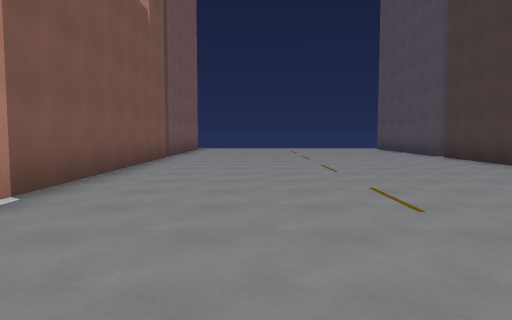
View 1 (above)

16 first-person views from a walk through a level from a Godot 3-D game. The camera is 1.4 m above the floor, tilts 4° down and sees 70° across. The floor is counted in squares, 2 m on a side. Each view is taken from the middle of a square. On the plan, view 1 faces up. The plan holds only what a view shows up to about 11 squares ahead; the rest is blank.

View 2
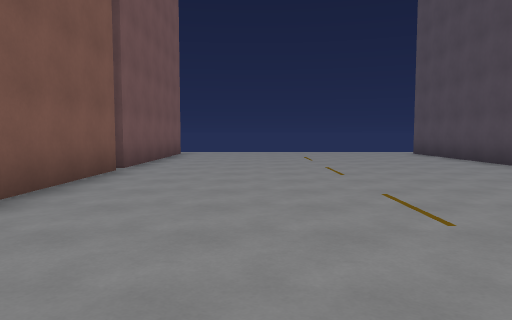

View 3
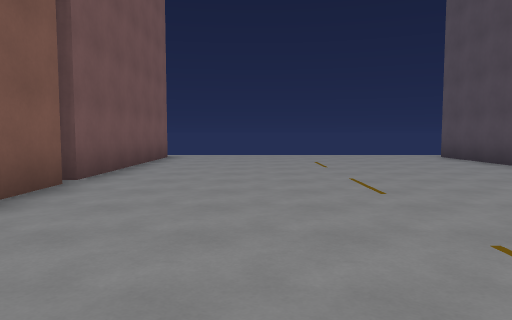

View 4
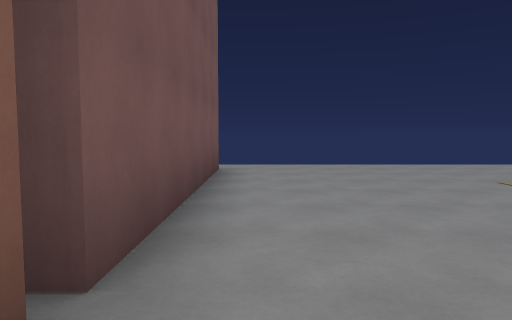

View 5
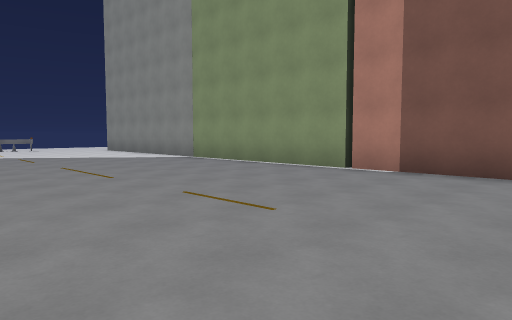

View 6
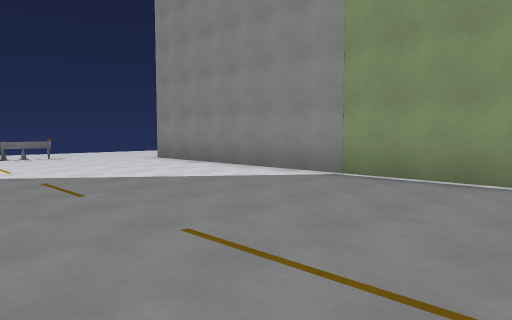

View 7
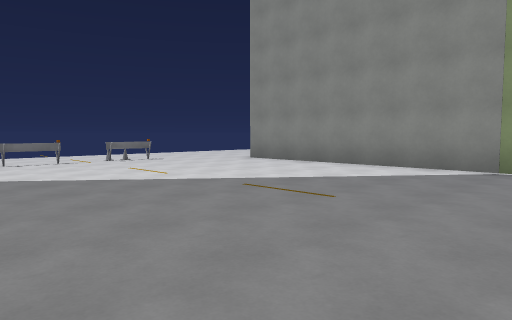

View 8
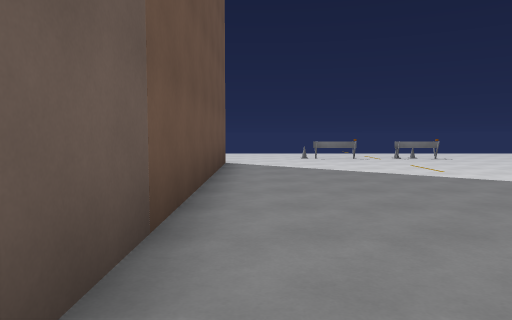

View 9
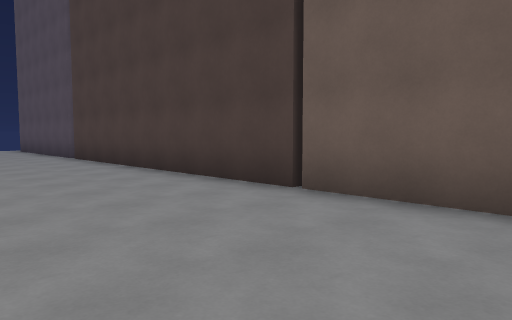

View 10
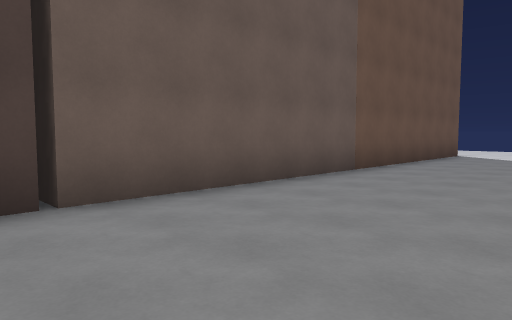

View 11
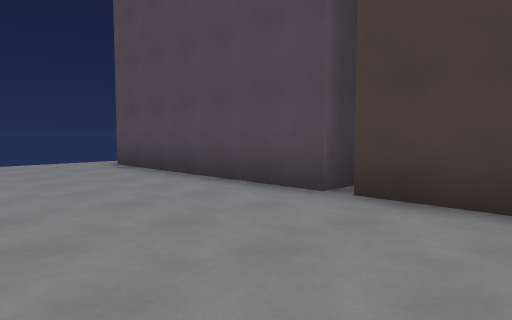

View 12
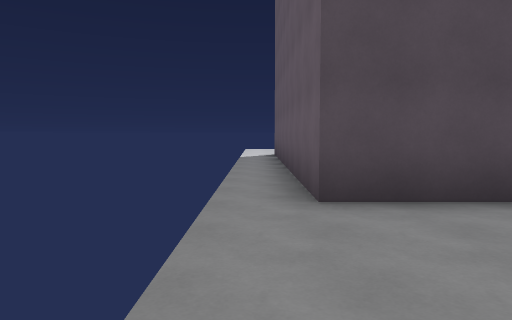

View 13
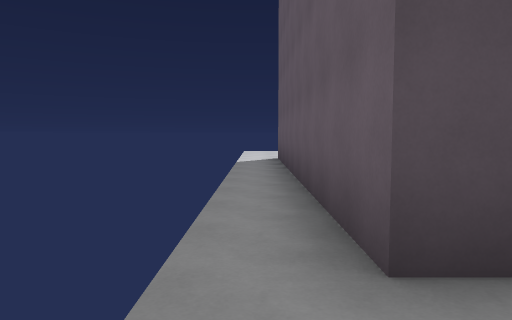

View 14
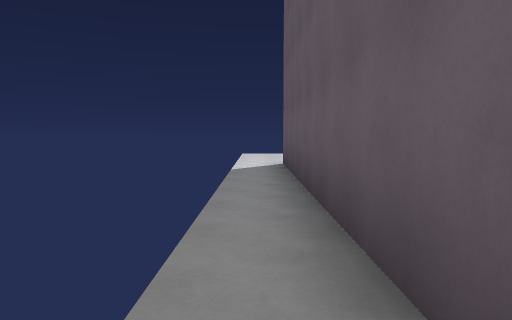

View 15
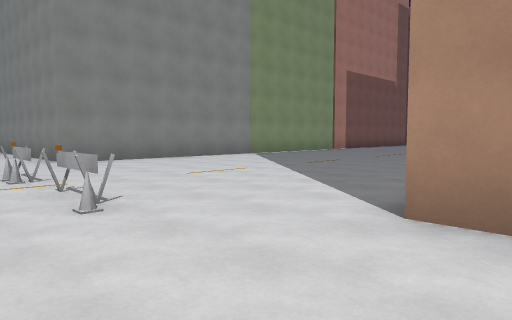

View 16
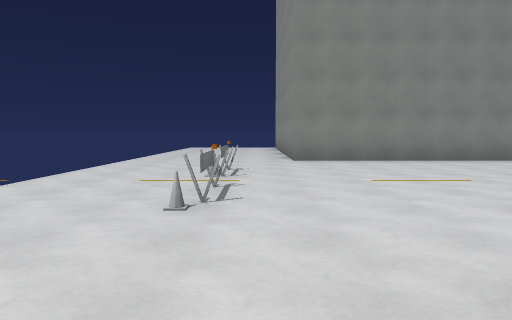

### Floor plan
Points are (right, up) in squares from view 1. A wall is a line through its corners. A room is listed if a view was taken in it or the views show most of it. See-through windows are left out.
Room 1 (views 1, 2, 3, 4, 5, 6, 7, 8, 9, 10, 11, 12, 13, 14)
walls: (5.7, 11.6) (5.7, 17.3) (14.8, 17.3); (-2.7, 11.2) (-2.7, -9); (-2.7, 17.4) (-2.7, 11.6); (5.7, -9) (5.7, 11.2); (-0.2, -10.2) (-0.2, -10.6) (0.9, -10.6); (2.1, -10.6) (3.3, -10.6); (2.2, -10.6) (2.2, -10.9)
low walls: (3.3, -10.2) (3.3, -10.6)
ways out: opening at (4.3, -10) to room 2; opening at (14, 18) to room 2; opening at (-3, 18); opening at (-1.5, -10); gap at (1.5, -11)
Room 2 (views 15, 16)
walls: (6.5, -9) (5.7, -9)
ways out: opening at (4.3, -10) to room 1; opening at (14, 18) to room 1; opening at (4, -12.5)

Where each view was taken, in squares from view 1:
view 1: 0 up, 0 right, facing up
view 2: 4 up, 0 right, facing up
view 3: 6 up, 0 right, facing up
view 4: 10 up, 2 left, facing up
view 5: 7 up, 4 right, facing down-left
view 6: 1 up, 3 right, facing down-left
view 7: 1 down, 5 right, facing down-left
view 8: 0 up, 5 right, facing down
view 9: 0 up, 2 right, facing up-right
view 10: 4 up, 2 right, facing down-right
view 11: 9 up, 2 right, facing up-right
view 12: 18 up, 2 right, facing right
view 13: 18 up, 4 right, facing right
view 14: 18 up, 6 right, facing right
view 15: 12 down, 7 right, facing up-left
view 16: 10 down, 7 right, facing left
